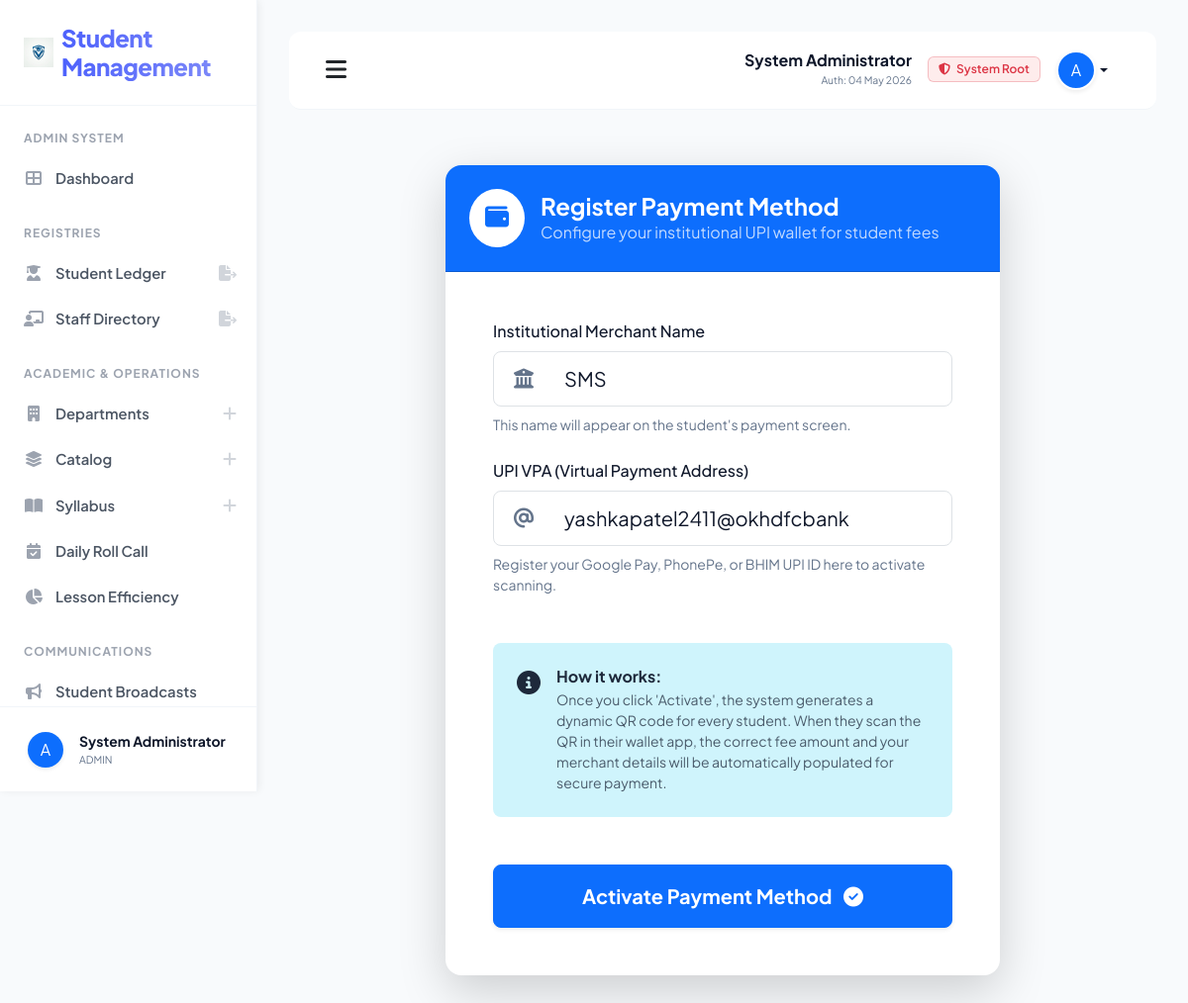
The app's page /admin_payment_settings/ (signed in) with its own data.
### sms/models.py (models this page shows, shortened)
class CustomUser(AbstractUser):
    USER_TYPE_CHOICES = (
        ('ADMIN', 'Admin'),
        ('TEACHER', 'Teacher'),
        ('STUDENT', 'Student'),
    )
    user_type = models.CharField(max_length=10, choices=USER_TYPE_CHOICES, default='ADMIN')
    profile_pic = models.ImageField(upload_to='profile_pics/', null=True, blank=True)
    phone = models.CharField(max_length=15, null=True, blank=True)

class SystemSetting(models.Model):
    key = models.CharField(max_length=100, unique=True)
    value = models.TextField()
    description = models.CharField(max_length=255, blank=True)
    is_active = models.BooleanField(default=True)
    created_at = models.DateTimeField(auto_now_add=True)
    updated_at = models.DateTimeField(auto_now=True)

### sms/views/admin_views.py (the view)
# urls.py: path('admin_payment_settings/', admin_views.admin_payment_settings, name="admin_payment_settings"),
def admin_payment_settings(request):
    from sms.models import SystemSetting
    upi_id = SystemSetting.objects.filter(key="school_upi_id").first()
    merchant_name = SystemSetting.objects.filter(key="school_merchant_name").first()
    return render(request, "sms/admin_template/admin_payment_settings.html", {
        "upi_id": upi_id.value if upi_id else "",
        "merchant_name": merchant_name.value if merchant_name else ""
    })

### sms/templates/sms/admin_template/admin_payment_settings.html (shortened to what this page needs)
{% extends 'sms/base.html' %}
{% block sidebar_nav %}
{% include 'sms/admin_template/sidebar_template.html' with active_page='payment_settings' %}
{% endblock sidebar_nav %}
{% block main_content %}
<div class="container-fluid py-4">
    <div class="row justify-content-center">
        <div class="col-lg-8">
            <div class="card shadow-lg border-0 rounded-4 overflow-hidden">
                <div class="card-header bg-primary text-white p-4">
                    <div class="d-flex align-items-center">
                        <div class="bg-white text-primary p-3 rounded-circle me-3">
                            <i class="fas fa-wallet fs-4"></i>
                        </div>
                        <div>
                            <h4 class="mb-0 fw-bold">Register Payment Method</h4>
                            <p class="mb-0 opacity-75">Configure your institutional UPI wallet for student fees</p>
                        </div>
                    </div>
                </div>
                <div class="card-body p-5">
                    <form action="{% url 'admin_payment_settings_save' %}" method="POST">
                        <div class="mb-4">
                            <label class="form-label fw-bold text-dark">Institutional Merchant Name</label>
                            <div class="input-group input-group-lg border rounded-3 p-1">
                                <span class="input-group-text border-0 bg-transparent text-muted"><i class="fas fa-university"></i></span>
                                <input type="text" name="merchant_name" class="form-control border-0 shadow-none" placeholder="e.g. Academy Merchant" value="{{ merchant_name }}" required>
                            </div>
                            <div class="form-text mt-2 text-muted">This name will appear on the student's payment screen.</div>
                        </div>
                        <div class="mb-5">
                            <label class="form-label fw-bold text-dark">UPI VPA (Virtual Payment Address)</label>
                            <div class="input-group input-group-lg border rounded-3 p-1">
                                <span class="input-group-text border-0 bg-transparent text-muted"><i class="fas fa-at"></i></span>
                                <input type="text" name="upi_id" class="form-control border-0 shadow-none" placeholder="e.g. school@okicici" value="{{ upi_id }}" required>
                            </div>
                            <div class="form-text mt-2 text-muted">Register your Google Pay, PhonePe, or BHIM UPI ID here to activate scanning.</div>
                        </div>
                        <div class="alert alert-info border-0 rounded-3 p-4 mb-5">
                            <div class="d-flex">
                                <i class="fas fa-info-circle fs-4 me-3 mt-1"></i>
                                <div>
                                    <h6 class="fw-bold mb-1">How it works:</h6>
                                    <p class="small mb-0 opacity-75">Once you click 'Activate', the system generates a dynamic QR code for every student. When they scan the QR in their wallet app, the correct fee amount and your merchant details will be automatically populated for secure payment.</p>
                                </div>
                            </div>
                        </div>
                        <div class="d-grid">
                            <button type="submit" class="btn btn-primary btn-lg py-3 fw-bold rounded-3 shadow-sm hover-lift">
                                Activate Payment Method <i class="fas fa-check-circle ms-2"></i>
                            </button>
                        </div>
                    </form>
                </div>
            </div>
        </div>
    </div>
</div>
{% endblock %}

### sms/templates/sms/base.html (shortened to what this page needs)
<!DOCTYPE html>
{% load static %}
<html lang="en">
<head>
    <link href="https://cdn.jsdelivr.net/npm/bootstrap@5.3.0/dist/css/bootstrap.min.css" rel="stylesheet">
    <link rel="stylesheet" href="https://cdnjs.cloudflare.com/ajax/libs/font-awesome/6.4.0/css/all.min.css">
    <link rel="stylesheet" href="{% static 'css/style.css' %}?v=4.0">
</head>
<body>
    <div class="sidebar" id="sidebar">
        <div class="sidebar-brand d-flex align-items-center">
            <img src="{% static 'images/logo.png' %}" width="30" height="30" class="me-2">
            <h4 class="m-0">Student Management</h4>
        </div>
        <div class="nav flex-column sidebar-scroll flex-grow-1 overflow-y-auto">
            {% block sidebar_nav %}{% endblock sidebar_nav %}
        </div>
        <div class="sidebar-footer border-top p-0 mt-auto">
            <div class="dropup w-100">
                <button class="btn w-100 d-flex align-items-center p-3 border-0 bg-transparent dropdown-toggle no-caret" type="button" data-bs-toggle="dropdown" aria-expanded="false">
                    {% if user.profile_pic %}
                    <img src="{{ user.profile_pic.url }}" width="36" height="36" class="rounded-circle me-3 shadow-sm">
                    {% else %}
                    <div class="bg-primary text-white rounded-circle d-flex align-items-center justify-content-center shadow-sm me-3" style="width: 36px; height: 36px; flex-shrink: 0;">
                        {{ user.username|first|upper }}
                    </div>
                    {% endif %}
                    <div class="text-start overflow-hidden">
                        <div class="fw-bold small text-dark text-truncate">{{ user.get_full_name }}</div>
                        <div class="text-muted text-truncate" style="font-size: 0.65rem;">{{ user.user_type }}</div>
                    </div>
                </button>
            </div>
        </div>
    </div>
    <div class="main-content">
        <nav class="navbar border-bottom">
            <div class="container-fluid">
                <div class="d-flex align-items-center">
                    <button id="sidebarToggle" class="btn btn-link link-dark me-2 p-0">
                        <i class="fas fa-bars fs-4 text-main"></i>
                    </button>
                </div>
                <div class="d-flex align-items-center">
                    <div class="dropdown">
                        <button
                            class="btn btn-link dropdown-toggle text-decoration-none text-dark d-flex align-items-center"
                            type="button" data-bs-toggle="dropdown">
                            <div class="text-end me-3 d-none d-md-block">
                                <span class="d-block fw-bold lh-1 mb-1">{{ user.get_full_name }}</span>
                                <span class="d-block text-muted" style="font-size: 0.65rem;">Auth: {{ user.last_login|date:"d M Y" }}</span>
                            </div>
                            {% if user.user_type == "TEACHER" %}
                            <span class="badge bg-soft-success text-success me-3 border border-success border-opacity-25 d-none d-lg-inline-block">
                                <i class="fas fa-certificate me-1"></i> Staff Verified
                            </span>
                            {% elif user.user_type == "STUDENT" %}
                             <span class="badge bg-soft-primary text-primary me-3 border border-primary border-opacity-25 d-none d-lg-inline-block">
                                <i class="fas fa-user-graduate me-1"></i> Student ID Active
                            </span>
                             {% elif user.user_type == "ADMIN" %}
                             <span class="badge bg-soft-danger text-danger me-3 border border-danger border-opacity-25 d-none d-lg-inline-block">
                                <i class="fas fa-shield-alt me-1"></i> System Root
                            </span>
                            {% endif %}
                            {% if user.profile_pic %}
                            <img src="{{ user.profile_pic.url }}" width="40" height="40" class="rounded-circle shadow-sm border border-light">
                            {% else %}
                            <div class="bg-primary text-white rounded-circle d-flex align-items-center justify-content-center shadow-sm"
                                style="width: 40px; height: 40px; border: 2px solid white;">
                                {{ user.username|first|upper }}
                            </div>
                            {% endif %}
                        </button>
                    </div>
                </div>
            </div>
        </nav>
        {% block main_content %}{% endblock main_content %}
    </div>
</body>
</html>

### sms/static/css/style.css (style rules this page uses)
:root { --primary-color: #4d61fc; --primary-hover: #3b4ad9; --sidebar-bg: #ffffff; --sidebar-text: #4b5563; --sidebar-active-bg: #eff6ff; --sidebar-active-text: #4d61fc; --border-color: #f1f5f9; --body-bg: #f8fafc; --card-bg: #ffffff; --text-main: #0f172a; --text-muted: #64748b; --transition-speed: 0.25s; --shadow-premium: 0 10px 40px -10px rgba(0, 0, 0, 0.08); }
.bg-soft-danger { background: rgba(239, 68, 68, 0.1) !important; }
.rounded-4 { border-radius: 1rem !important; }
body { background-color: var(--body-bg) !important; color: var(--text-main) !important; font-family: 'Plus Jakarta Sans', sans-serif !important; margin: 0 !important; overflow-x: hidden !important; transition: background-color var(--transition-speed), color var(--transition-speed); }
.sidebar { width: 260px; height: 100vh; position: fixed; top: 0; left: 0; background-color: var(--sidebar-bg); border-right: 1px solid var(--border-color); box-shadow: 2px 0 8px rgba(0,0,0,0.06); z-index: 1060; display: flex; flex-direction: column; overflow: hidden; transition: left var(--transition-speed) ease-in-out; }
.sidebar-brand { padding: 24px !important; border-bottom: 1px solid var(--border-color) !important; flex-shrink: 0 !important; }
.sidebar-brand h4 { margin: 0 !important; font-weight: 800 !important; letter-spacing: -0.5px !important; background: linear-gradient(to right, var(--primary-color), #818cf8); -webkit-background-clip: text; background-clip: text; -webkit-text-fill-color: transparent; }
.sidebar-scroll { overflow-y: auto !important; overflow-x: hidden !important; flex: 1 !important; min-height: 0 !important; flex-wrap: nowrap !important; }
.sidebar-footer { padding: 8px 12px !important; border-top: 1px solid var(--border-color) !important; flex-shrink: 0 !important; }
.no-caret::after { display: none !important; }
.main-content { margin-left: 260px; padding: 32px 32px 100px 32px; min-height: 100vh; box-sizing: border-box; transition: margin-left var(--transition-speed); }
.badge { font-weight: 600 !important; padding: 6px 10px !important; }
.alert { color: #1e293b !important; }
.form-control, .form-select { background-color: var(--card-bg) !important; border-color: var(--border-color) !important; color: var(--text-main) !important; border-radius: 8px !important; }
.form-control::placeholder, .form-select::placeholder { color: var(--text-muted) !important; opacity: 0.8 !important; }
.form-label { color: var(--text-main) !important; font-weight: 500 !important; }
.navbar { background: var(--card-bg) !important; border-bottom: 1px solid var(--border-color) !important; padding: 12px 24px !important; margin-bottom: 32px !important; border-radius: 12px !important; transition: background var(--transition-speed), border-color var(--transition-speed); }
.text-dark { color: var(--text-main) !important; }
.text-muted { color: var(--text-muted) !important; }

### sms/templates/sms/admin_template/admin_payment_settings.html (style rules this page uses)
.hover-lift { transition: transform 0.2s, box-shadow 0.2s; }

### records on screen
CustomUser: username|first "A", get_full_name "System Administrator", user_type "ADMIN", last_login "04 May 2026"
SystemSetting: merchant_name "SMS"
SystemSetting: upi_id "yashkapatel2411@okhdfcbank"
